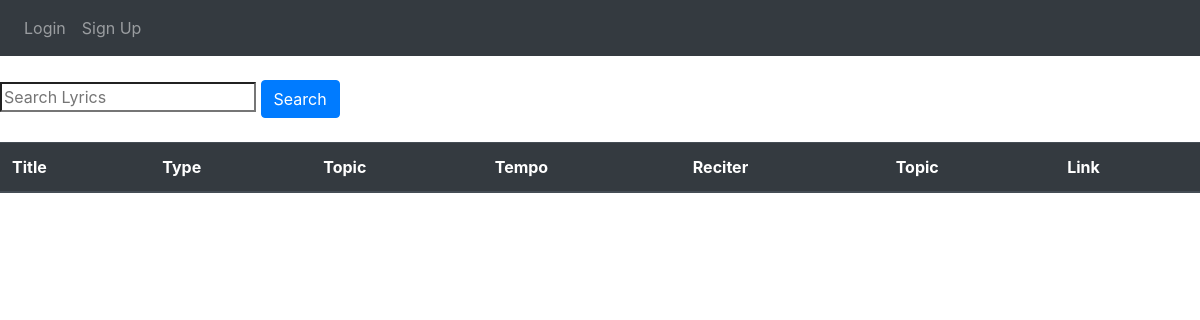
/lyrics, run on an earlier commit of the app's database.
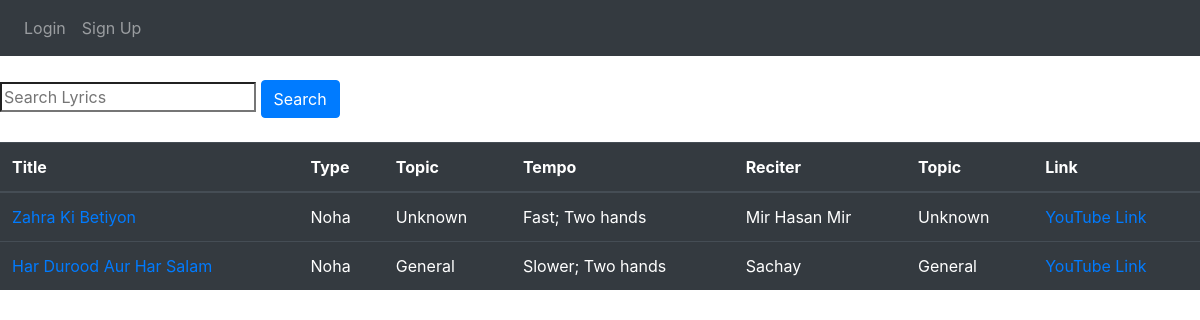
And on a later commit of the database.
### Website/models.py (models this page shows)
class Lyrics(db.Model):
    id = db.Column(db.Integer, primary_key=True)
    title = db.Column(db.String(1000), unique=True)
    content = db.Column(db.String(100000000), unique=True)
    typ = db.Column(db.String(100))
    reciter = db.Column(db.String(1000))
    date = db.Column(db.DateTime(timezone=True), default=func.now())
    user_id = db.Column(db.Integer, db.ForeignKey('user.id'))
    topic = db.Column(db.String(100))
    link = db.Column(db.String(5000), unique=True)
    tempo = db.Column(db.String(100))

### Website/views.py (the view)
@views.route('/lyrics')
def lyrics_page():
    lyrics = Lyrics.query.all()
    def make_link(title):
        return f"lyrics/{title.replace(' ', '-')}"
    def make_objlink(title):
        return title.replace(' ', '-')
    def make_title(linkedTitle):
        return linkedTitle.replace('-', ' ')
    if request.method == "GET":
        global searchcontent
        searchcontent = str(request.form.get('search'))
    return render_template('lyrics.html', user=current_user, lyrics=lyrics, makelink=make_link, maketitle=make_title, makeobjlink=make_objlink)

### Website/Templates/lyrics.html (shortened to what this page needs)
{% extends 'base.html' %}
{% block content %}
<br>
<div id="searchbar">
  <form method="GET">
    <input type="search" id="search" placeholder="Search Lyrics" name="search" style="size: 100em;"/>
    <button type="submit" class="btn btn-primary" id="searchbutton">
      <a href="/search-lyrics" id="searchhref" style="color: white">Search</a>
    </button>
  </form>
</div>
<br>
<div id="all-lyrics">
  <table class="table table-hover table-dark">
    <thead>
      <tr>
        <th scope="col">Title</th>
        <th scope="col">Type</th>
        <th scope="col">Topic</th>
        <th scope="col">Tempo</th>
        <th scope="col">Reciter</th>
        <th scope="col">Topic</th>
        <th scope="col">Link</th>
      </tr>
    </thead>
    <tbody>
      {% for lyric in lyrics %}
      <tr>
        <td><a href="{{ makelink(lyric.title) }}">{{ lyric.title }}</a></td>
        <td>{{ lyric.typ }}</td>
        <td>{{ lyric.topic }}</td>
        <td>{{ lyric.tempo }}</td>
        <td>{{ lyric.reciter }}</td>
        <td>{{ lyric.topic }}</td>
        <td>
          <a href="{{ lyric.link }}" target="_blank" rel="noreferrer noopener">
            {% if 'youtube' in lyric.link.lower() %}
            YouTube Link
            {% endif %}
          </a>
      </tr>
      {% endfor %}
    </tbody>
  </table>
</div>
{% endblock %}

### Website/Templates/base.html (shortened to what this page needs)
<!DOCTYPE html>
<html>
  <head>
    <link
      rel="stylesheet"
      href="https://stackpath.bootstrapcdn.com/bootstrap/4.4.1/css/bootstrap.min.css"
    />
    <link
      rel="stylesheet"
      href="https://stackpath.bootstrapcdn.com/font-awesome/4.7.0/css/font-awesome.min.css"
    />
    <link
      rel="stylesheet"
      href="https://cdn.jsdelivr.net/npm/bootstrap@4.5.3/dist/css/bootstrap.min.css"
    />
  </head>
  <body>
    <nav class="navbar navbar-expand-lg navbar-dark bg-dark">
      <div class="collapse navbar-collapse" id="navbar">
        <div class="navbar-nav">
          {% if user.is_authenticated and user.id == 1 %}
          <a class="nav-item nav-link id='admin' "href="/checkid">Admin Page</a>
          <a class="nav-item nav-link" id="home" href="/">Home</a>
          <a class="nav-item nav-link" id='writelyrics' href='/writelyrics'>Write Lyrics</a>
          <a class="nav-item nav-link" id='lyrics' href='/lyrics'>Lyrics</a>
          <a class="nav-item nav-link" id="logout" href="/logout">Logout</a>
          {% elif user.is_authenticated %}
          <a class="nav-item nav-link" id="home" href="/">Home</a>
          <a class="nav-item nav-link" id='writelyrics' href='/writelyrics'>Write Lyrics</a>
          <a class="nav-item nav-link" id='lyrics' href='/lyrics'>Lyrics</a>
          <a class="nav-item nav-link" id="logout" href="/logout">Logout</a>
          {% else %}
          <a class="nav-item nav-link" id="login" href="/login">Login</a>
          <a class="nav-item nav-link" id="signUp" href="/sign-up">Sign Up</a>
          {% endif %}
        </div>
      </div>
    </nav>
    {% block content %}
    {% endblock %}
  </body>
</html>

What changed in the data, as far as the page shows it:
added Lyrics: title "Zahra Ki Betiyon", typ "Noha", topic "Unknown", tempo "Fast; Two hands", reciter "Mir Hasan Mir", shows "YouTube Link"
added Lyrics: title "Har Durood Aur Har Salam", typ "Noha", topic "General", tempo "Slower; Two hands", reciter "Sachay", shows "YouTube Link"
